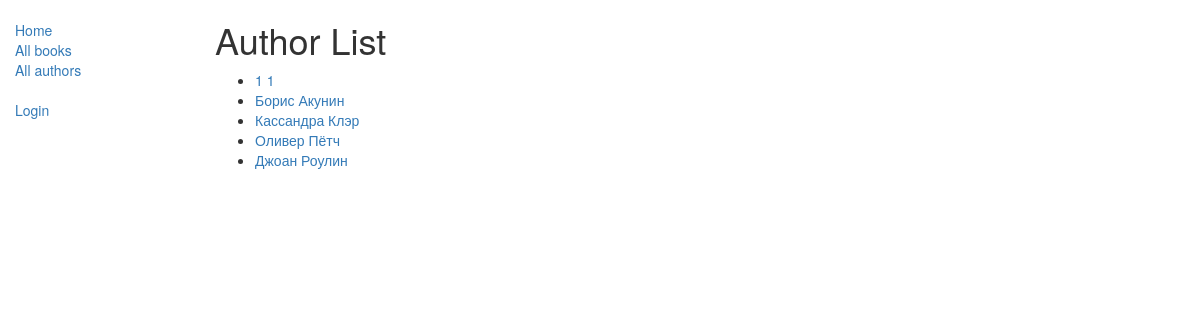
Screenshot of /catalog/authors/ with the database file from the repository.
### catalog/models.py (models this page shows, shortened)
class Author(models.Model):
    first_name = models.CharField(max_length=100)
    last_name = models.CharField(max_length=100)
    date_of_birth = models.DateField(null=True, blank=True)
    date_of_death = models.DateField('died', null=True, blank=True)
    def get_absolute_url(self):
        return reverse('author-detail', args=[str(self.id)])
    class Meta:
        ordering = ['last_name']

### catalog/views.py (the view)
class AuthorListView(generic.ListView):
    model = Author
    paginate_by = 10

### catalog/templates/catalog/author_list.html
{% extends "base_generic.html" %}
{% block content %}
    <h1>Author List</h1>
    {% if author_list %}
    <ul>
      {% for author in author_list %}
      <li>
        <a href="{{ author.get_absolute_url }}">{{ author.first_name }} {{ author.last_name }}</a>
      </li>
      {% endfor %}
    </ul>
    {% else %}
      <p>There are no authors in the library.</p>
    {% endif %}
{% endblock %}

### rows the page displays
Author: first_name "1", last_name "1"
Author: first_name "Борис", last_name "Акунин"
Author: first_name "Кассандра", last_name "Клэр"
Author: first_name "Оливер", last_name "Пётч"
Author: first_name "Джоан", last_name "Роулин"
